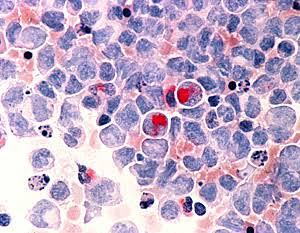
#> input picture cancer.jpg, 300 x 233 px
$ jupyter execute Morfologia.ipynb
#> lines starting #> are read from the running program, lines starting #| are printed output that depends on the picture; after the words box and inside, x2 and y2 are one past the last pixel; in counts of white or black regions, pixels touching at a corner belong together
[cell 1]
import cv2
import numpy as np
import matplotlib.pyplot as plt
from skimage.morphology import binary_erosion, binary_dilation


img = cv2.imread('cancer.jpg', cv2.IMREAD_GRAYSCALE)
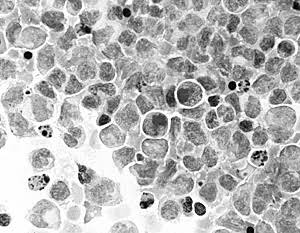
#> img: shape (233, 300); min 0, max 255, mean 181.9
_, img_bin = cv2.threshold(img, 127, 255, cv2.THRESH_BINARY)
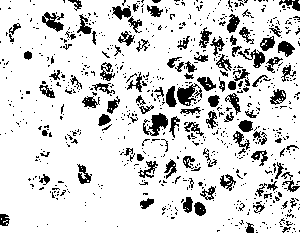
#> img_bin: shape (233, 300); 84.5% white; 786 black regions (679 under 20 px), largest, box (x1, y1, x2, y2) and area: (143, 113, 168, 136) 297, (177, 83, 202, 106) 291, (42, 12, 64, 32) 226

kernel1 = cv2.getStructuringElement( cv2.MORPH_ELLIPSE, (5,5))
kernel2 = cv2.getStructuringElement( cv2.MORPH_ELLIPSE, (7,7))

eroded1 = binary_erosion(img, kernel1)
#> eroded1: shape (233, 300) bool; 98.9% white; 20 black regions (8 under 20 px), largest, box (x1, y1, x2, y2) and area: (227, 80, 243, 92) 105, (24, 50, 33, 61) 71, (122, 7, 131, 18) 62

eroded2 = binary_erosion(img, kernel2)
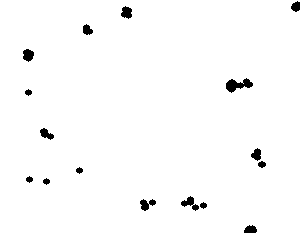
#> eroded2: shape (233, 300) bool; 98.2% white; 16 black regions, largest, box (x1, y1, x2, y2) and area: (226, 78, 253, 93) 214, (181, 196, 199, 211) 118, (140, 199, 156, 211) 108

hit_or_miss_result = eroded1 & eroded2


plt.figure(figsize=(12, 4))
plt.subplot(1, 3, 1)
plt.imshow(img, cmap='gray')
plt.title('Original Image')
plt.axis('off')

plt.subplot(1, 3, 2)
plt.imshow(img_bin, cmap='gray')
plt.title('Binary Image')
plt.axis('off')

plt.subplot(1, 3, 3)
plt.imshow(hit_or_miss_result, cmap='gray')
plt.title('Hit or Miss Transform')
plt.axis('off')

plt.tight_layout()
plt.show()

[cell 2]
import cv2
import numpy as np
import matplotlib.pyplot as plt

# Cargar la imagen en escala de grises
img = cv2.imread('cancer.jpg', cv2.IMREAD_GRAYSCALE)

# Binarizar la imagen
_, img_bin = cv2.threshold(img, 127, 255, cv2.THRESH_BINARY)

# Definir los kernels para la erosión
kernel1 = cv2.getStructuringElement(cv2.MORPH_ELLIPSE, (5, 5))
kernel2 = cv2.getStructuringElement(cv2.MORPH_ELLIPSE, (7, 7))

# Aplicar erosión con los dos kernels
eroded1 = cv2.erode(img_bin, kernel1)
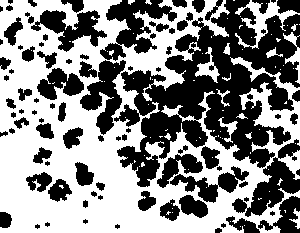
#> eroded1: shape (233, 300); 53.4% white; 94 black regions (28 under 20 px), largest, box (x1, y1, x2, y2) and area: (114, 0, 300, 187) 15600, (100, 0, 177, 61) 1995, (232, 139, 300, 217) 1849
eroded2 = cv2.erode(img_bin, kernel2)
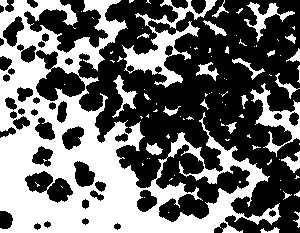
#> eroded2: shape (233, 300); 42.6% white; 91 white regions (64 under 20 px), largest, box (x1, y1, x2, y2) and area: (0, 0, 281, 233) 23772, (122, 0, 217, 88) 2199, (250, 83, 300, 157) 1048

# Operación hit-or-miss
hit_or_miss_result = cv2.bitwise_and(eroded1, eroded2)

# Mostrar los resultados
plt.figure(figsize=(12, 4))

plt.subplot(1, 3, 1)
plt.imshow(img, cmap='gray')
plt.title('Original Image')
plt.axis('off')

plt.subplot(1, 3, 2)
plt.imshow(img_bin, cmap='gray')
plt.title('Binary Image')
plt.axis('off')

plt.subplot(1, 3, 3)
plt.imshow(hit_or_miss_result, cmap='gray')
plt.title('Hit or Miss Transform')
plt.axis('off')

plt.tight_layout()
plt.show()

[cell 3]
import cv2
import numpy as np
import matplotlib.pyplot as plt
from skimage import morphology, img_as_ubyte
from skimage.morphology import reconstruction

img = cv2.imread('cancer.jpg', cv2.IMREAD_GRAYSCALE)

_, img_bin = cv2.threshold(img, 127, 255, cv2.THRESH_BINARY)

kernel = cv2.getStructuringElement(cv2.MORPH_ELLIPSE, (5, 5))
marker = cv2.erode(img_bin, kernel, iterations=2)
#> marker: shape (233, 300); 32.7% white; 92 white regions (59 under 20 px), largest, box (x1, y1, x2, y2) and area: (0, 39, 267, 233) 16237, (0, 0, 125, 73) 2677, (125, 26, 198, 86) 1071

marker = img_as_ubyte(marker)
img_bin = img_as_ubyte(img_bin)
reconstructed = reconstruction(marker, img_bin, method='dilation')
#> reconstructed: shape (233, 300) float64; 84.2% white; 786 black regions (679 under 20 px), largest, box (x1, y1, x2, y2) and area: (177, 83, 202, 106) 300, (143, 113, 168, 136) 297, (42, 12, 64, 32) 231

reconstructed_bin = reconstructed > 0.5

# Mostrar los resultados
plt.figure(figsize=(12, 4))

plt.subplot(1, 3, 1)
plt.imshow(img, cmap='gray')
plt.title('Original Image')
plt.axis('off')

plt.subplot(1, 3, 2)
plt.imshow(img_bin, cmap='gray')
plt.title('Binary Image')
plt.axis('off')

plt.subplot(1, 3, 3)
plt.imshow(reconstructed_bin, cmap='gray')
plt.title('Geodesic Transform')
plt.axis('off')

plt.tight_layout()
plt.show()

[cell 4]
import cv2
import numpy as np
import matplotlib.pyplot as plt

img = cv2.imread('cancer.jpg', cv2.IMREAD_GRAYSCALE)

_, img_bin = cv2.threshold(img, 127, 255, cv2.THRESH_BINARY)


kernel = cv2.getStructuringElement(cv2.MORPH_ELLIPSE, (5, 5))
marker = cv2.erode(img_bin, kernel, iterations=2)

while True:
    dilated_marker = cv2.dilate(marker, kernel)
    new_marker = np.minimum(dilated_marker, img_bin)
    if np.array_equal(new_marker, marker):
        break
    marker = new_marker
#> this loop made 12 passes
#> pass 1, `dilated_marker = cv2.dilate(marker, kernel)`:
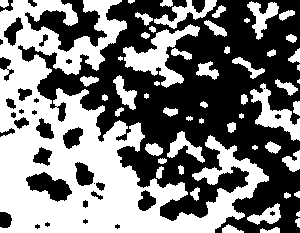
#> dilated_marker: shape (233, 300); 48% white; 56 white regions (4 under 20 px), largest, box (x1, y1, x2, y2) and area: (0, 0, 269, 233) 25010, (123, 24, 200, 88) 1703, (250, 83, 300, 141) 1016
#> after the loop:
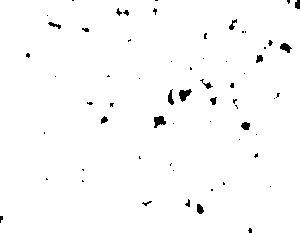
#> dilated_marker: shape (233, 300); 98.5% white; 62 black regions (44 under 20 px), largest, box (x1, y1, x2, y2) and area: (179, 89, 192, 102) 96, (154, 116, 166, 128) 95, (280, 43, 292, 53) 70

geodesic_transform = marker

plt.figure(figsize=(12, 4))

plt.subplot(1, 3, 1)
plt.imshow(img, cmap='gray')
plt.title('Original Image')
plt.axis('off')

plt.subplot(1, 3, 2)
plt.imshow(img_bin, cmap='gray')
plt.title('Binary Image')
plt.axis('off')

plt.subplot(1, 3, 3)
plt.imshow(geodesic_transform, cmap='gray')
plt.title('Geodesic Transform')
plt.axis('off')

plt.tight_layout()
plt.show()

[cell 5]
import cv2
import numpy as np
import matplotlib.pyplot as plt
from skimage import img_as_ubyte, morphology

img = cv2.imread('cancer.jpg', cv2.IMREAD_GRAYSCALE)

marker = morphology.erosion(img, morphology.disk(5))
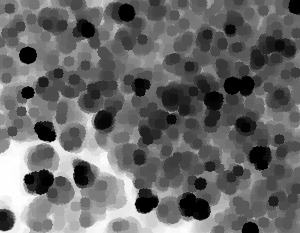
#> marker: shape (233, 300); min 0, max 254, mean 103.8

plt.figure(figsize=(12, 4))

plt.subplot(1, 2, 1)
plt.imshow(img, cmap='gray')
plt.title('Original Image')
plt.axis('off')

plt.subplot(1, 2, 2)
plt.imshow(marker, cmap='gray')
plt.title('Geodesic Erosion')
plt.axis('off')

plt.tight_layout()
plt.show()

[cell 6]
import cv2
import numpy as np
import matplotlib.pyplot as plt

img = cv2.imread('cancer.jpg', cv2.IMREAD_GRAYSCALE)

kernel = cv2.getStructuringElement(cv2.MORPH_ELLIPSE, (5, 5))

marker = cv2.erode(img, kernel, iterations=1)
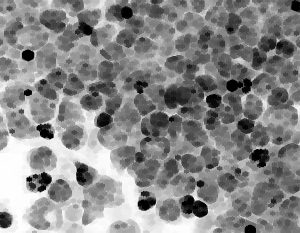
#> marker: shape (233, 300); min 0, max 254, mean 136.1

plt.figure(figsize=(12, 4))

plt.subplot(1, 2, 1)
plt.imshow(img, cmap='gray')
plt.title('Original Image')
plt.axis('off')

plt.subplot(1, 2, 2)
plt.imshow(marker, cmap='gray')
plt.title('Geodesic Erosion')
plt.axis('off')

plt.tight_layout()
plt.show()

[cell 7]
import cv2
import numpy as np
import matplotlib.pyplot as plt
from skimage import img_as_ubyte, morphology

img = cv2.imread('cancer.jpg', cv2.IMREAD_GRAYSCALE)

size = 5

reconstructed = morphology.dilation(img, morphology.disk(size))
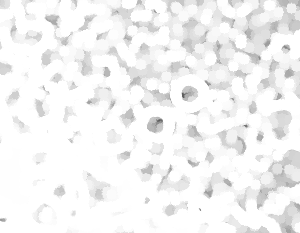
#> reconstructed: shape (233, 300); min 92, max 255, mean 243.7

# Mostrar los resultados
plt.figure(figsize=(12, 4))

plt.subplot(1, 2, 1)
plt.imshow(img, cmap='gray')
plt.title('Original Image')
plt.axis('off')

plt.subplot(1, 2, 2)
plt.imshow(reconstructed, cmap='gray')
plt.title('Geodesic Dilation')
plt.axis('off')

plt.tight_layout()
plt.show()

[cell 8]
import cv2
import numpy as np
import matplotlib.pyplot as plt

# Leer la imagen en escala de grises
img = cv2.imread('cancer.jpg', cv2.IMREAD_GRAYSCALE)

# Definir el tamaño del elemento estructurante
size = 5

# Crear el elemento estructurante
element = cv2.getStructuringElement(cv2.MORPH_ELLIPSE, (size*2 + 1, size*2 + 1))

# Aplicar la dilatación
reconstructed = cv2.dilate(img, element)

# Mostrar los resultados
plt.figure(figsize=(12, 4))

plt.subplot(1, 2, 1)
plt.imshow(img, cmap='gray')
plt.title('Original Image')
plt.axis('off')

plt.subplot(1, 2, 2)
plt.imshow(reconstructed, cmap='gray')
plt.title('Geodesic Dilation')
plt.axis('off')

plt.tight_layout()
plt.show()

$ run again, with Colorsito.jpg copied over cancer.jpg
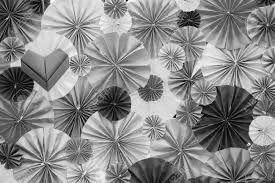
#> input picture Colorsito.jpg, 275 x 183 px
#> img is the input picture: shape (183, 275); min 3, max 254, mean 136.5
#> `_, img_bin = cv2.threshold(img, 127, 255, cv2.THRESH_BINARY)`:
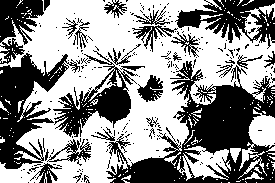
#> img_bin: shape (183, 275); 57.2% white; 217 black regions (190 under 20 px), largest, box (x1, y1, x2, y2) and area: (106, 61, 275, 183) 8258, (0, 53, 80, 169) 3744, (53, 50, 145, 137) 2463
#> eroded2: shape (183, 275); 21% white; 41 white regions (22 under 20 px), largest, box (x1, y1, x2, y2) and area: (26, 0, 138, 68) 3237, (127, 39, 186, 160) 2508, (31, 63, 106, 108) 771
#> reconstructed_bin: shape (183, 275) bool; 53.7% white; 214 black regions (187 under 20 px), largest, box (x1, y1, x2, y2) and area: (106, 61, 275, 183) 9016, (0, 53, 80, 169) 3907, (175, 0, 275, 49) 2791
#> `reconstructed = morphology.dilation(img, morphology.disk(size))`:
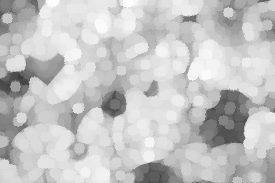
#> reconstructed: shape (183, 275); min 56, max 254, mean 196.9
